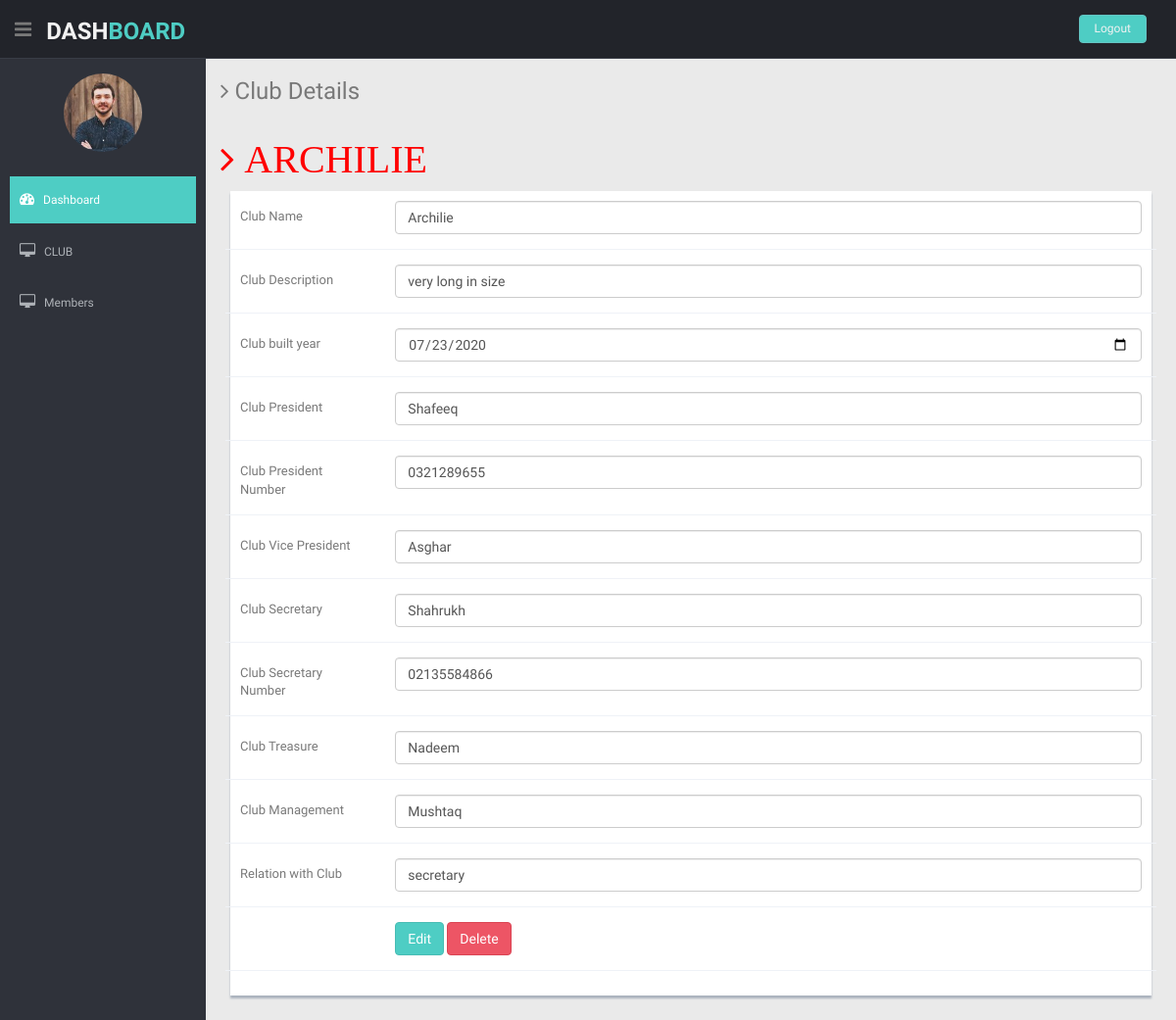
Page /Dashboard/clubinfo.php?id=69 on the committed database.
### tables this page shows
CREATE TABLE `register_club` (
  `club_code` int(11) NOT NULL,
  `club_name` varchar(150) NOT NULL,
  `club_des` varchar(250) NOT NULL,
  `club_built_year` date NOT NULL,
  `club_president` varchar(50) NOT NULL,
  `club_president_num` varchar(150) NOT NULL,
  `club_vice_president` varchar(50) NOT NULL,
  `club_secretary` varchar(50) NOT NULL,
  `club_secretary_num` varchar(150) NOT NULL,
  `club_treasurer` varchar(50) NOT NULL,
  `club_management` varchar(50) NOT NULL,
  `relation_with_club` varchar(15) NOT NULL
);

### Dashboard/clubinfo.php (the view, shortened to what this page needs)
<?php include 'connection.php';
    if(isset($_GET['id'])){
        $id = $_GET['id'];
        $q = "SELECT * FROM `register_club` WHERE `club_code`='$id'";
        $r = mysqli_query($conn,$q);
        $val = mysqli_fetch_assoc($r);
    }else {
        header('location:index.php?error=Please select a club');
    }
?>
<!DOCTYPE html>
<html lang="en">
<head>
  <link href="lib/bootstrap/css/bootstrap.min.css" rel="stylesheet">
  <link href="lib/font-awesome/css/font-awesome.css" rel="stylesheet" />
  <link rel="stylesheet" type="text/css" href="css/zabuto_calendar.css">
  <link rel="stylesheet" type="text/css" href="lib/gritter/css/jquery.gritter.css" />
  <link href="css/style.css" rel="stylesheet">
  <link href="css/style-responsive.css" rel="stylesheet">
</head>
<body>
  <section id="container">
        <?php include 'header.php'; ?>
   <section id="main-content">
      <section class="wrapper">
        <h3><i class="fa fa-angle-right"></i> Club Details</h3>
        <div class="row mt">
          <div class="col-lg-12">
            <h4 style="text-transform: uppercase; font-size:40px; color:red;"><i class="fa fa-angle-right"> <?php echo $val['club_name'] ?>  </i></h4>
            <div class="form-panel">
              <div class="form">
                <form class="cmxform form-horizontal style-form" id="signupForm" method="POST" action="clubinfoEdit&Del.php">
                  <div class="form-group ">
                    <label for="clubname" class="control-label col-lg-2">Club Name</label>
                    <div class="col-lg-10">
                      <input class=" form-control" id="clubname" name="clubname" type="text" value="<?php echo $val['club_name'] ?>" />
                    </div>
                  </div>
                  <div class="form-group ">
                    <label for="clubdes" class="control-label col-lg-2">Club Description</label>
                    <div class="col-lg-10">
                      <input class=" form-control" id="clubdes" name="clubdes" type="text" value="<?php echo $val['club_des'] ?>" />
                    </div>
                  </div>
                  <div class="form-group ">
                    <label for="clubby" class="control-label col-lg-2">Club built year</label>
                    <div class="col-lg-10">
                      <input class="form-control " id="clubby" name="clubby" type="date" value="<?php echo $val['club_built_year'] ?>" />
                    </div>
                  </div>
                  <div class="form-group ">
                    <label for="clubP" class="control-label col-lg-2">Club President</label>
                    <div class="col-lg-10">
                      <input class="form-control " id="clubP" name="clubP" type="text" value="<?php echo $val['club_president'] ?>" />
                    </div>
                  </div>
                  <div class="form-group ">
                    <label for="clubPN" class="control-label col-lg-2">Club President Number</label>
                    <div class="col-lg-10">
                      <input class="form-control " id="clubPN" name="clubPN" type="number" value="<?php echo $val['club_president_num'] ?>" />
                    </div>
                  </div>
                  <div class="form-group ">
                    <label for="clubVP" class="control-label col-lg-2">Club Vice President</label>
                    <div class="col-lg-10">
                      <input class="form-control " id="clubVP" name="clubVP" type="text" value="<?php echo $val['club_vice_president'] ?>" />
                    </div>
                  </div>
                  <div class="form-group ">
                    <label for="clubSec" class="control-label col-lg-2">Club Secretary</label>
                    <div class="col-lg-10">
                      <input class="form-control " id="clubSec" name="clubSec" type="text" value="<?php echo $val['club_secretary'] ?>" />
                    </div>
                  </div>
                  <div class="form-group ">
                    <label for="clubSecN" class="control-label col-lg-2">Club Secretary Number</label>
                    <div class="col-lg-10">
                      <input class="form-control " id="clubSecN" name="clubSecN" type="number" value="<?php echo $val['club_secretary_num'] ?>" />
                    </div>
                  </div>
                  <div class="form-group ">
                    <label for="CT" class="control-label col-lg-2">Club Treasure</label>
                    <div class="col-lg-10">
                      <input class="form-control " id="CT" name="CT" type="text" value="<?php echo $val['club_treasurer'] ?>" />
                    </div>
                  </div>
                  <div class="form-group ">
                    <label for="CM" class="control-label col-lg-2">Club Management</label>
                    <div class="col-lg-10">
                      <input class="form-control " id="CM" name="CM" type="text" value="<?php echo $val['club_management'] ?>" />
                    </div>
                  </div>
                  <div class="form-group ">
                    <label for="relation" class="control-label col-lg-2">Relation with Club</label>
                    <div class="col-lg-10">
                      <input class="form-control " id="relation" name="relation" type="text" value="<?php echo $val['relation_with_club'] ?>" />
                    </div>
                  </div>
                  <div class="form-group">
                    <div class="col-lg-offset-2 col-lg-10">
                      <button class="btn btn-theme" type="submit" name="Edit">Edit</button>
                      <button class="btn btn-theme04" type="submit" name="Delete">Delete</button>
                    </div>
                  </div>
                </form>
              </div>
            </div>
          </div>
        </div>
      </section>
    </section>
  </section>
</body>
</html>

### Dashboard/css/style.css (style rules this page uses)
body { color: #797979; background: #eaeaea; font-family: 'Ruda', sans-serif; padding: 0px !important; margin: 0px !important; font-size:13px; }
#container { width: 100%; height: 100%; }
.btn-theme { color: #fff; background-color: #4ECDC4; border-color: #48bcb4; }
.btn-theme04 { color: #fff; background-color: #ed5565; border-color: #da4453; }
.mt { margin-top: 25px; }
#main-content { margin-left: 210px; }
.wrapper { display: inline-block; margin-top: 60px; padding-left: 15px; padding-right: 15px; padding-bottom: 15px; padding-top: 0px; width: 100%; }
.form-panel { background: #ffffff; margin: 10px; padding: 10px; box-shadow: 0px 3px 2px #aab2bd; text-align: left; }
label { font-weight: 400; }
.form-horizontal.style-form .form-group { border-bottom: 1px solid #eff2f7; padding-bottom: 15px; margin-bottom: 15px; }
@media (min-width: 768px) { .form-horizontal .control-label { text-align: left; } }

### rows in the picture
register_club: club_name "ARCHILIE", clubname "Archilie", clubdes "very long in size", clubby "07/23/2020", clubP "Shafeeq", clubPN "0321289655", clubVP "Asghar", clubSec "Shahrukh", clubSecN "02135584866", CT "Nadeem", CM "Mushtaq", relation "secretary"
